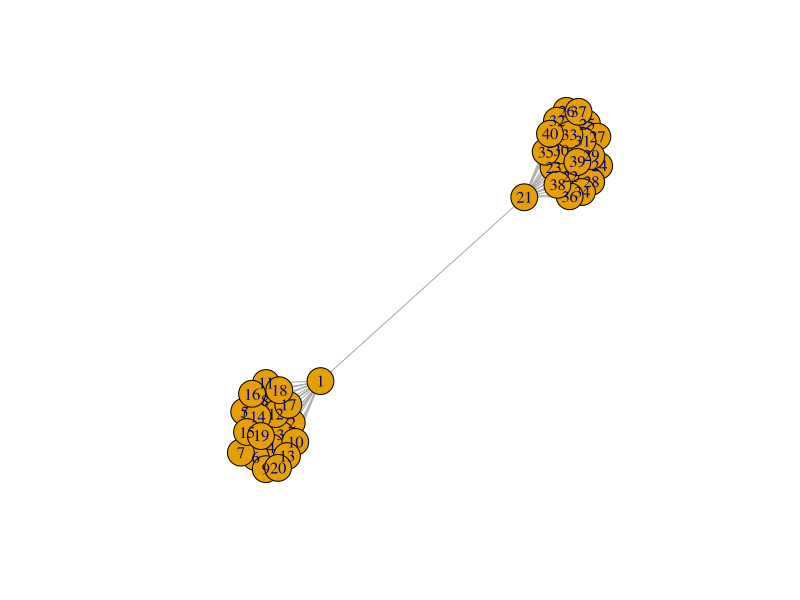
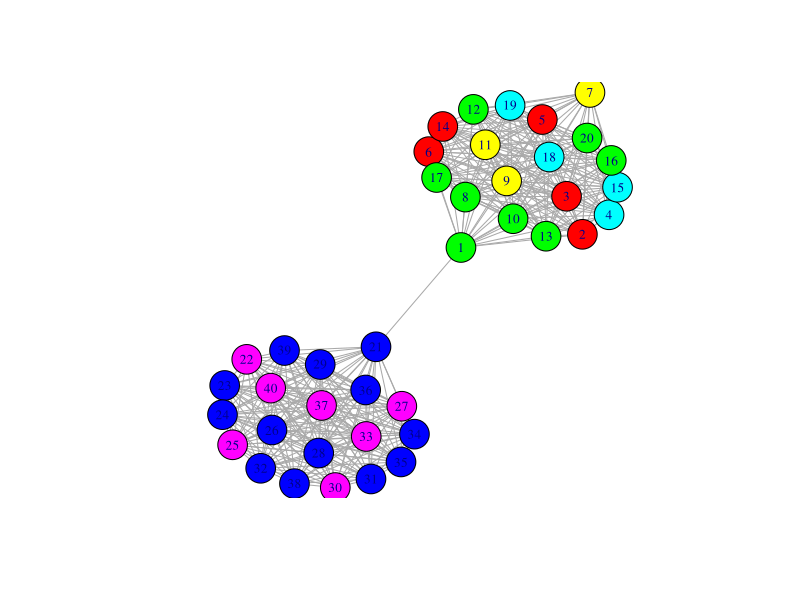
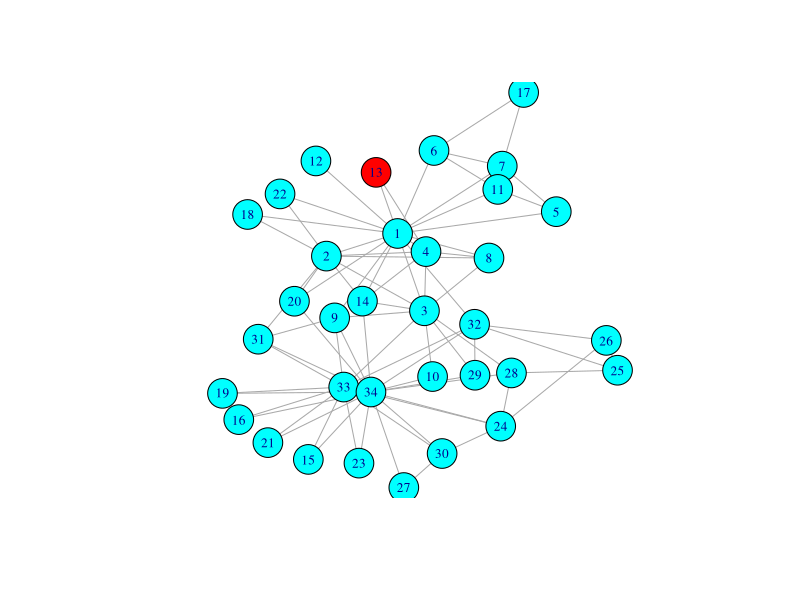

These charts were generated, in order, by the following R code:
library(igraph)

#relabel C to only include membership 1 to k----------------------------------
#helper function for Algorithm 2
#mainly needed for coloring nodes
relabel<-function(C){
  C_temp = C
  q=c(1:length(unique(C)))
  for(i in q){
    min_C = min(C_temp)
    C[C==min_C]=i
    C_temp = setdiff(C_temp,min_C)
  }
  return(C)
}
#----------------------------------------------------------------------------------

#colors the nodes for plotting ---------------------------------------------------
color_clusters<-function(g){
  colors<-rainbow(length(unique(g$membership)))
  V(g)$color<-colors[g$membership]
  return(g)
}
#--------------------------------------------------------------------------------

#returns a graph with clustering via random walks the method described in the paper
random_walk_cluster_paper<-function(g,steps=3,num_C=0){
  steps = steps +1 #must add one to number of steps for rand_walk function
  
  #Algorithm 1-------------------------------------------------------------
  print(length(V(g)))
  S = matrix(ncol=length(V(g)),nrow=length(V(g)),0,0)  #initialize S to all zeros
  for(i in 1:length(V(g))){
    start = i
    C = random_walk(g,start,steps)
    for(j in C){
      for(k in C){
        if(j != k){
          S[j,k] = S[j,k]+1
        }
      }
    }
  }
  #---------------------------------------------------------------------------
  #Algorithm 2----------------------------------------------------------------
  C = c(1:length(V(g))) #C is the set of communities
  isDone = FALSE
  removed_rows = c()
  while(isDone == FALSE){
    maxIndicies = which(S == max(S),arr.ind = TRUE)
    max_i = maxIndicies[1,][1]
    max_j = maxIndicies[1,][2]
    max_value=max(S)
    merged_row = apply(cbind(S[max_i,],rep(max_value,length(V(g)))),1,min)
    S[max_i,]= merged_row
    S[,max_j]=0
    C[max_j]=C[max_i]
    if( max(S) == 0 || length(unique(C)) <= num_C ){
      isDone = TRUE
      print(S)
    }
  }
  #-----------------------------------------------------------------------------
  C=relabel(C)
  g$membership=C
  g=color_clusters(g)
  return(g)
}


#returns a graph with clustering via random walks
random_walk_cluster<-function(g,steps=3,num_C=1){
  steps = steps +1 #must add one to number of steps for rand_walk function
  
  #Algorithm 1-------------------------------------------------------------
  print(length(V(g)))
  S = matrix(ncol=length(V(g)),nrow=length(V(g)),0,0)  #initialize S to all zeros
  for(i in 1:length(V(g))){
    start = i
    C = random_walk(g,start,steps)
    for(j in C){
      for(k in C){
        if(j != k){
          S[j,k] = S[j,k]+1
        }
      }
    }
  }
  print(S)
  #---------------------------------------------------------------------------
  #Algorithm 2----------------------------------------------------------------
  C = c(1:length(V(g))) #C is the set of communities
  isDone = FALSE
  while(isDone == FALSE){
    max_i = ceiling(which.max(S)/length(V(g)))
    max_j = which.max(S)-(max_i - 1)*length(V(g))
    #? merge commuinities i and j and replace with new community?
    #convention will be to take the smallest index and keep that as the community label
    
    #S[max_i,]=rowMeans(cbind(S[max_i,],S[max_j,]))
    S[max_i,max_j] = 0
    S[max_j,max_i] = 0
    S[max_i,]=apply(rbind(S[max_i,],S[max_j,]),2,min)
    S[,max_i]=t(t(apply(rbind(S[,max_i],S[,max_j]),2,min))) #newly added
    S[max_j,]=0
    S[,max_j]=0
    C[max_j]=C[max_i]
    
    if( max(S) == 0 || length(unique(C)) <= num_C ){
      isDone = TRUE
      print(S)
    }
  }
  #-----------------------------------------------------------------------------
  C=relabel(C)
  g$membership=C
  g=color_clusters(g)
  return(g)
}

#Sample Graph Dumbell--------------------------------------------------
#n=6
n=20
p=.99
g=graph.disjoint.union(erdos.renyi.game(n,p,loops=FALSE,directed=FALSE),
                       erdos.renyi.game(n,p,loops=FALSE,directed=FALSE))
g<-add_edges(g,c(n+1,1))
plot(g)

g=random_walk_cluster_paper(g,steps=2*n)
modularity(g,g$membership)
plot(g,mark.groups=NULL,layout=layout.kamada.kawai,vertex.label.cex=.8,vertex.size=15,margin=c(-.1,-.4,-.1,-.4))
#-----------------------------------------------------------------------



#Testing many trials
#Steps = c(1:60)
#num_trial= 20
#steps_mod = c()

#for(s in Steps){
#  trial_mod = c()
#  for(t in c(1:num_trial)){
#    g=random_walk_cluster(g,steps=s)
#    trial_mod<-append(trial_mod,modularity(g,g$membership))
#  }
#  steps_mod<-append(steps_mod,mean(trial_mod))
#}
#jpeg(paste('Final_Steps',max(Steps),"Trials",num_trial,"_",format(Sys.time(), "%a %b %d %X %Y"),sep=""))
#plot(steps_mod)
#dev.off()

#Zachary test
g = graph.famous("Zachary")
g=random_walk_cluster_paper(g,length(V(g)),num_C=2)
modularity(g,g$membership)
plot(g,mark.groups=NULL,layout=layout.kamada.kawai,vertex.label.cex=.8,vertex.size=15,margin=c(-.1,-.4,-.1,-.4))


#----------Example of Random Walk function---------
#g <- make_ring(10, directed = TRUE) %u%
#  make_star(11, center = 11) + edge(11, 1)
#ec <- eigen_centrality(g, directed = TRUE)$vector
#pg <- page_rank(g, damping = 0.999)$vector
#w <- random_walk(g, start = 1, steps = 10000)
## These are similar, but not exactly the same
#cor(table(w), ec)
## But these are (almost) the same
#cor(table(w), pg)
#---------------------------------------------------